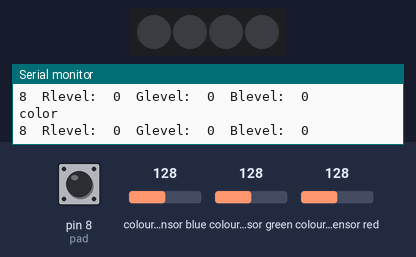
The sketch below on a simulated Arduino Uno, built with avr-gcc and run on an emulated ATmega328P. Parts: 4 RGB LEDs in strip order, left to right, the last lines printed to the serial monitor. The test bench sets the inputs (shaded band); at power-on: pin 8 (pad) HIGH, colour sensor blue 128, colour sensor green 128, colour sensor red 128. Dim RGB values are drawn brighter than linear; random numbers use the default seed unless the sketch sets one.

Above: at 1.2 s.
1.3 s: pin 8 (pad) pulled LOW for 0.15 s
At 2.4 s:
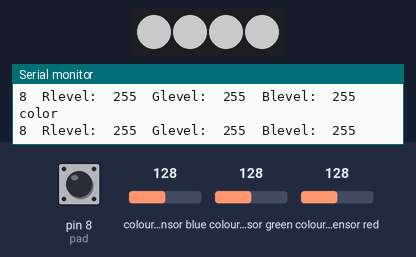
4.3 s: pin 8 (pad) pulled LOW for 1 s
8.3 s: pin 8 (pad) driven LOW
11.3 s: colour sensor blue set to 5
At 11.42 s:
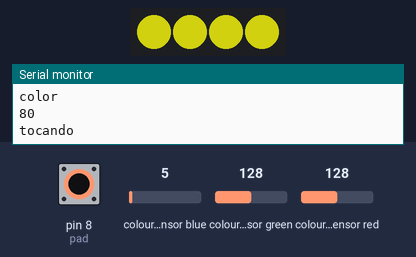
14.3 s: colour sensor green set to 5
At 14.45 s:
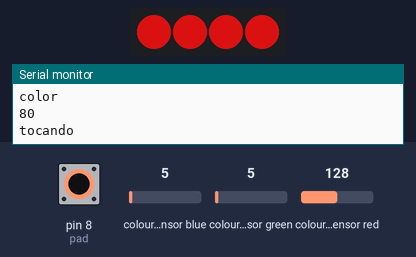
17.3 s: colour sensor blue set to 64
At 19.99 s:
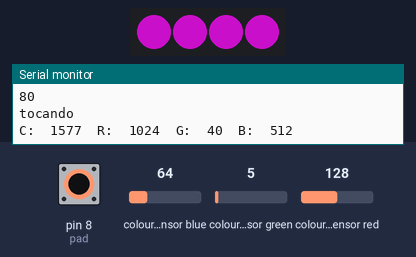
Timing chart, 0 to 21.3 s (numbered marks = the images above; inputs shaded):
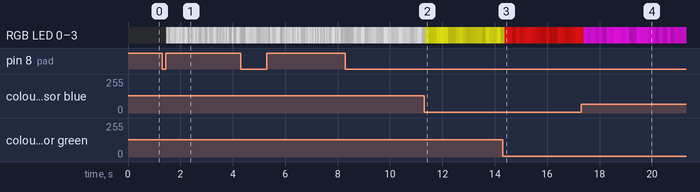

The sketch:

RGBsensor.ino
```cpp
#include <Wire.h>
#include "Adafruit_TCS34725.h"
#include <Adafruit_NeoPixel.h>

int LedPin = 6;
int Leds = 4;
int pad = 8;

int redLevel = 0;
int greenLevel = 0;
int blueLevel = 0;

int lowMesure = 0;
int highMesure = 600;

Adafruit_TCS34725 tcs = Adafruit_TCS34725(TCS34725_INTEGRATIONTIME_50MS, TCS34725_GAIN_4X);
Adafruit_NeoPixel TiraLED = Adafruit_NeoPixel(Leds, LedPin, NEO_GRB + NEO_KHZ800);

void iniled() {
  TiraLED.begin();
  TiraLED.setBrightness(100);
  TiraLED.show();
  TiraLED.clear();
}

void iniWhite() {
 for (int i = 0; i <= Leds ; i++) {
    TiraLED.setPixelColor(i, random(20,255), random(10,200), random(10,200));
    TiraLED.show();

 }
 Serial.println("white");
}

void pinM(){
  pinMode(pad, INPUT_PULLUP);
}

void touch() {
    Serial.print(pad);
  if (digitalRead(pad)==LOW) {
    Serial.println(digitalRead(pad));
    Serial.println("tocando");
    lecture();
    delay(10);
    }
  }

void lecture(){
  uint16_t clear, red, green, blue;

  tcs.setInterrupt(false);      // turn on LED

  delay(60);  // takes 50ms to read

  tcs.getRawData(&red, &green, &blue, &clear);

  tcs.setInterrupt(true);  // turn off LED

  Serial.print("C:\t"); Serial.print(clear);
  Serial.print("\tR:\t"); Serial.print(red);
  Serial.print("\tG:\t"); Serial.print(green);
  Serial.print("\tB:\t"); Serial.println(blue);

  int ColorRed = red;
  int ColorGreen = green;
  int ColorBlue = blue;
  int Nclear = clear;

  redLevel = map(ColorRed, lowMesure, highMesure, 0, 255);
  greenLevel = map(ColorGreen, lowMesure, highMesure, 0, 255);
  blueLevel = map(ColorBlue, lowMesure, highMesure, 0, 255);
  int brillo = map(Nclear, lowMesure, highMesure, 0, 255);

if (redLevel < 125) {redLevel = 20;} if (redLevel > 200) {redLevel = 255;}
if (greenLevel < 125) {greenLevel = 20;} if (greenLevel > 200) {greenLevel = 255;}
if (blueLevel < 125) {blueLevel = 20;} if (blueLevel > 200) {blueLevel = 255;}

  //Serial.print("C:\t"); Serial.print(clear);
  //Serial.print("\tRlevel:\t"); Serial.print(redLevel);
  //Serial.print("\tGlevel:\t"); Serial.print(greenLevel);
  //Serial.print("\tBlevel:\t"); Serial.println(blueLevel);
  //torch();
  }

void torch(){

    Serial.print("\tRlevel:\t"); Serial.print(redLevel);
    Serial.print("\tGlevel:\t"); Serial.print(greenLevel);
    Serial.print("\tBlevel:\t"); Serial.println(blueLevel);

    TiraLED.setBrightness(random(50,150));
    for (int i = 0; i <= Leds ; i++) {
    TiraLED.setPixelColor(i, redLevel, greenLevel, blueLevel);
    TiraLED.show();
  }
  Serial.println("color");
  }

void setup() {
  Serial.begin(9600);
  Serial.println("Color View Test!");
  iniled();
  Serial.println("iniled ok");

  if (tcs.begin()) {
    Serial.println("Found sensor");
  } else {
    Serial.println("No TCS34725 found ... check your connections");
    while (1); // halt!
  }
  iniled();
  pinM();
}


void loop() {
touch();
//lecture();
torch();
//boton();
delay(20);
}
```
